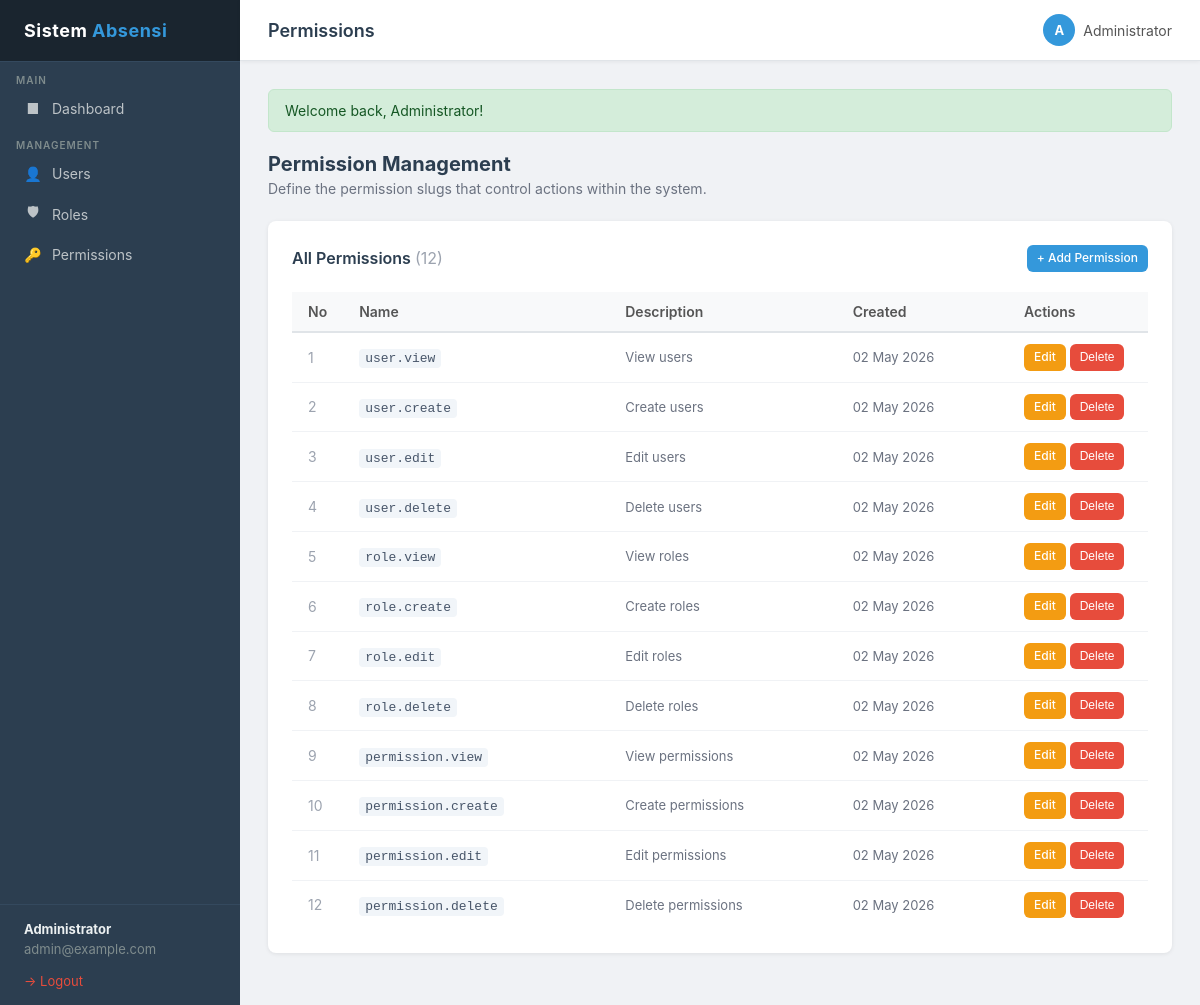
Before: /index.php?page=permissions&action=index (signed in) with the older database file.
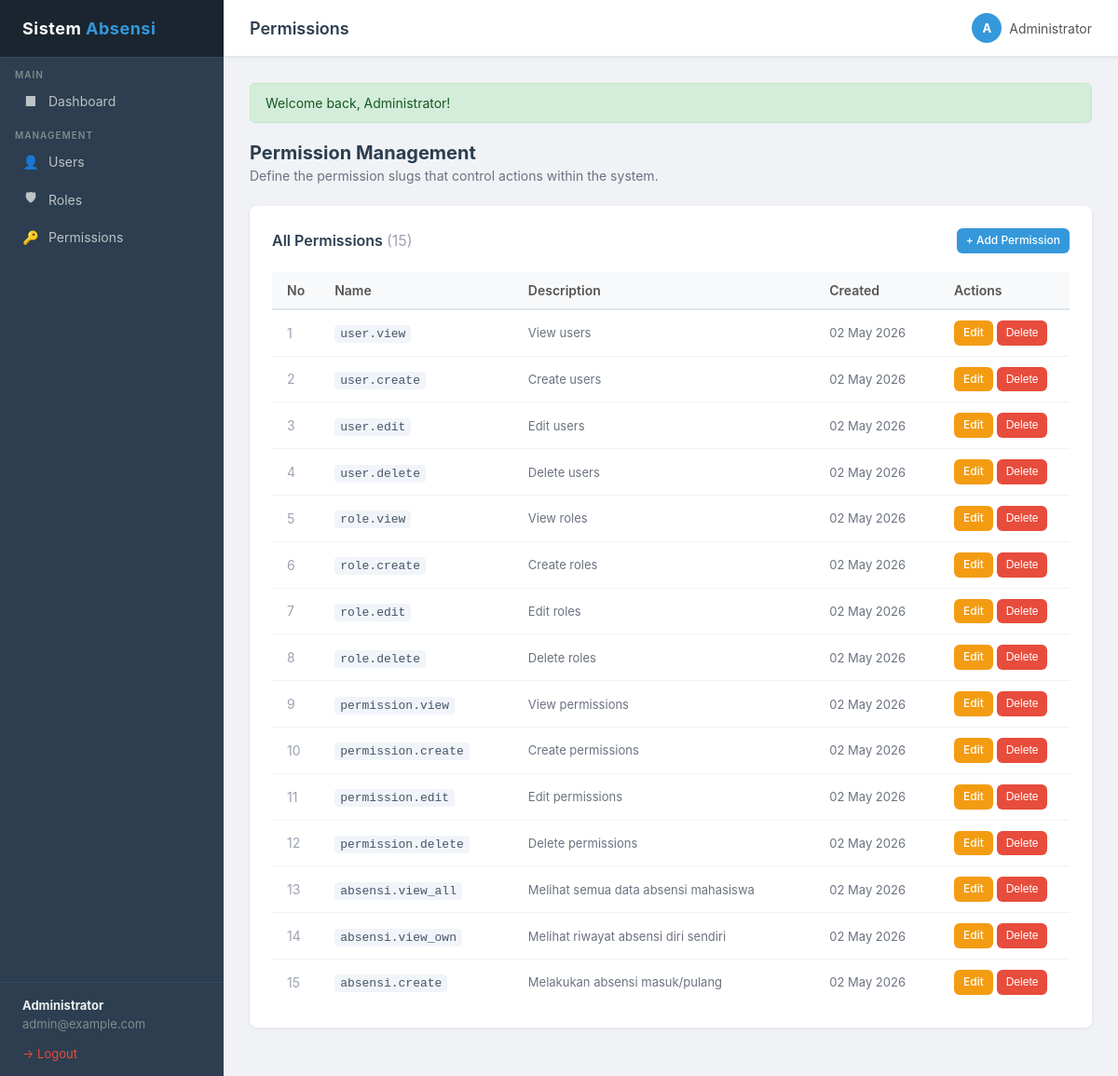
After: the same page with the newer database file.
### tables this page shows
CREATE TABLE IF NOT EXISTS permissions (
    id          INT AUTO_INCREMENT PRIMARY KEY,
    name        VARCHAR(100) UNIQUE NOT NULL,
    description VARCHAR(255),
    created_at  TIMESTAMP DEFAULT CURRENT_TIMESTAMP
);

### controllers/PermissionController.php (called while the page is built, shortened)
<?php
require_once __DIR__ . '/../core/Auth.php';
require_once __DIR__ . '/../models/Permission.php';
class PermissionController {
    public function index(): void {
        $permissions = Permission::findAll();
        require __DIR__ . '/../views/permissions/index.php';
    }
}

### core/Auth.php (called while the page is built, shortened)
<?php
class Auth {
    public static function user(): array|null {
        return $_SESSION['auth_user'] ?? null;
    }
    public static function hasPermission(string $permission): bool {
        $permissions = $_SESSION['auth_permissions'] ?? [];
        return in_array($permission, $permissions, true);
    }
}

### core/Database.php (called while the page is built, shortened)
<?php
class Database {
    private static ?Database $instance = null;
    private PDO $pdo;
    private function __construct() {
        $dsn = 'mysql:host=' . DB_HOST . ';dbname=' . DB_NAME . ';charset=utf8mb4';
        $options = [
            PDO::ATTR_ERRMODE            => PDO::ERRMODE_EXCEPTION,
            PDO::ATTR_DEFAULT_FETCH_MODE => PDO::FETCH_ASSOC,
            PDO::ATTR_EMULATE_PREPARES   => false,
        ];
        try {
            $this->pdo = new PDO($dsn, DB_USER, DB_PASS, $options);
        } catch (PDOException $e) {
            die('Database connection failed: ' . $e->getMessage());
        }
    }
    public static function getInstance(): Database {
        if (self::$instance === null) {
            self::$instance = new self();
        }
        return self::$instance;
    }
    public function query(string $sql, array $params = []): PDOStatement {
        $stmt = $this->pdo->prepare($sql);
        $stmt->execute($params);
        return $stmt;
    }
    public function fetchAll(string $sql, array $params = []): array {
        return $this->query($sql, $params)->fetchAll();
    }
}

### models/Permission.php (called while the page is built, shortened)
<?php
require_once __DIR__ . '/../core/Database.php';
class Permission {
    public static function findAll(): array {
        $db = Database::getInstance();
        return $db->fetchAll('SELECT * FROM permissions ORDER BY id ASC');
    }
}

### views/permissions/index.php (the view, shortened to what this page needs)
<?php
$pageTitle = 'Permissions';
require __DIR__ . '/../../views/layouts/header.php';
?>
<div class="page-header">
    <h2>Permission Management</h2>
    <p>Define the permission slugs that control actions within the system.</p>
</div>
<div class="card">
    <div class="card-header">
        <span class="card-title">All Permissions <span style="color:#9ca3af;font-weight:400;">(<?= count($permissions) ?>)</span></span>
        <?php if (Auth::hasPermission('permission.create')): ?>
        <a href="<?= BASE_URL ?>/index.php?page=permissions&action=create" class="btn btn-primary btn-sm">+ Add Permission</a>
        <?php endif; ?>
    </div>
    <div class="table-responsive">
        <table>
            <thead>
                <tr>
                    <th style="width:50px;">No</th>
                    <th>Name</th>
                    <th>Description</th>
                    <th>Created</th>
                    <th style="width:140px;">Actions</th>
                </tr>
            </thead>
            <tbody>
                <?php if (empty($permissions)): ?>
                <tr>
                    <td colspan="5" style="text-align:center;padding:30px;color:#9ca3af;">
                        No permissions found.
                    </td>
                </tr>
                <?php else: ?>
                <?php foreach ($permissions as $i => $perm): ?>
                <tr>
                    <td style="color:#9ca3af;"><?= $i + 1 ?></td>
                    <td>
                        <code style="background:#f1f5f9;padding:2px 6px;border-radius:4px;font-size:13px;color:#475569;">
                            <?= htmlspecialchars($perm['name']) ?>
                        </code>
                    </td>
                    <td style="color:#6b7280;font-size:13px;">
                        <?= htmlspecialchars($perm['description'] ?: '—') ?>
                    </td>
                    <td style="color:#6b7280;font-size:13px;">
                        <?= date('d M Y', strtotime($perm['created_at'])) ?>
                    </td>
                    <td class="actions">
                        <?php if (Auth::hasPermission('permission.edit')): ?>
                        <a href="<?= BASE_URL ?>/index.php?page=permissions&action=edit&id=<?= $perm['id'] ?>" class="btn btn-warning btn-sm">Edit</a>
                        <?php endif; ?>
                        <?php if (Auth::hasPermission('permission.delete')): ?>
                        <form class="confirm-delete" action="<?= BASE_URL ?>/index.php?page=permissions&action=delete&id=<?= $perm['id'] ?>" method="POST"
                              onsubmit="return confirm('Delete permission \'<?= htmlspecialchars(addslashes($perm['name'])) ?>\'?');">
                            <button type="submit" class="btn btn-danger btn-sm">Delete</button>
                        </form>
                        <?php endif; ?>
                    </td>
                </tr>
                <?php endforeach; ?>
                <?php endif; ?>
            </tbody>
        </table>
    </div>
</div>
<?php require __DIR__ . '/../../views/layouts/sidebar.php'; ?>

### index.php (shortened to what this page needs)
<?php
require_once __DIR__ . '/config/database.php';
require_once __DIR__ . '/core/Database.php';
require_once __DIR__ . '/core/Auth.php';
$page   = $_GET['page']   ?? 'dashboard';
$page   = preg_replace('/[^a-z0-9_\-]/', '', strtolower($page));
switch ($page) {
    case 'permissions':
        require_once __DIR__ . '/controllers/PermissionController.php';
        $controller = new PermissionController();
        match ($action) {
            'index'  => $controller->index(),
            'create' => $controller->create(),
            'store'  => $controller->store(),
            'edit'   => $controller->edit($id),
            'update' => $controller->update($id),
            'delete' => $controller->delete($id),
            default  => $controller->index(),
        };
        break;
}

### views/layouts/header.php (shortened to what this page needs)
<!DOCTYPE html>
<html lang="en">
<head>
</head>
<body>
<?php
$currentPage   = $_GET['page'] ?? 'dashboard';
function isActive(string $page): string {
    global $currentPage;
    return $currentPage === $page ? 'active' : '';
}
$authUser = Auth::user();
$initials = $authUser ? strtoupper(substr($authUser['name'], 0, 1)) : '?';
?>
<aside class="sidebar">
    <a href="<?= BASE_URL ?>/index.php?page=dashboard&action=index" class="sidebar-brand">
        Sistem <span>Absensi</span>
    </a>
    <div class="sidebar-section">Main</div>
    <nav>
        <a href="<?= BASE_URL ?>/index.php?page=dashboard&action=index" class="<?= isActive('dashboard') ?>">
            <i class="icon">&#9632;</i> Dashboard
        </a>
    </nav>
    <?php if (Auth::hasPermission('user.view')): ?>
    <div class="sidebar-section">Management</div>
    <nav>
        <?php if (Auth::hasPermission('user.view')): ?>
        <a href="<?= BASE_URL ?>/index.php?page=users&action=index" class="<?= isActive('users') ?>">
            <i class="icon">&#128100;</i> Users
        </a>
        <?php endif; ?>
        <?php if (Auth::hasPermission('role.view')): ?>
        <a href="<?= BASE_URL ?>/index.php?page=roles&action=index" class="<?= isActive('roles') ?>">
            <i class="icon">&#128737;</i> Roles
        </a>
        <?php endif; ?>
        <?php if (Auth::hasPermission('permission.view')): ?>
        <a href="<?= BASE_URL ?>/index.php?page=permissions&action=index" class="<?= isActive('permissions') ?>">
            <i class="icon">&#128273;</i> Permissions
        </a>
        <?php endif; ?>
    </nav>
    <?php endif; ?>
    <div class="sidebar-footer">
        <strong><?= htmlspecialchars($authUser['name'] ?? '') ?></strong>
        <?= htmlspecialchars($authUser['email'] ?? '') ?>
        <br><br>
        <a href="<?= BASE_URL ?>/index.php?page=auth&action=logout">&#8594; Logout</a>
    </div>
</aside>
<div class="main-wrapper">
    <div class="topbar">
        <h1><?= htmlspecialchars($pageTitle ?? 'Dashboard') ?></h1>
        <div class="user-info">
            <div class="avatar"><?= $initials ?></div>
            <span><?= htmlspecialchars($authUser['name'] ?? '') ?></span>
        </div>
    </div>
    <div class="content">
<?php
if (!empty($_SESSION['flash'])):
    $flash = $_SESSION['flash'];
?>
        <div class="flash <?= htmlspecialchars($flash['type']) ?>">
            <?= $flash['message'] ?>
        </div>
<?php endif; ?>

### views/layouts/sidebar.php
</div>
</div>
</body>
</html>

### views/layouts/header.php (style rules this page uses)
*, *::before, *::after { box-sizing: border-box; margin: 0; padding: 0; }
body { font-family: -apple-system, BlinkMacSystemFont, 'Segoe UI', Roboto, Oxygen, sans-serif; background: #f0f2f5; color: #333; display: flex; min-height: 100vh; }
.sidebar { width: 240px; min-height: 100vh; background: #2c3e50; color: #ecf0f1; display: flex; flex-direction: column; flex-shrink: 0; position: fixed; top: 0; left: 0; bottom: 0; }
.sidebar-brand { padding: 20px 24px; font-size: 18px; font-weight: 700; letter-spacing: 0.5px; border-bottom: 1px solid #34495e; background: #1a252f; text-decoration: none; color: #fff; display: block; }
.sidebar-brand span { color: #3498db; }
.sidebar-section { padding: 12px 16px 4px; font-size: 10px; text-transform: uppercase; letter-spacing: 1px; color: #7f8c8d; font-weight: 600; }
.sidebar nav a { display: flex; align-items: center; gap: 10px; padding: 10px 24px; color: #bdc3c7; text-decoration: none; font-size: 14px; transition: background 0.15s, color 0.15s; }
.sidebar nav a .icon { width: 18px; text-align: center; font-style: normal; }
.sidebar-footer { margin-top: auto; padding: 16px 24px; border-top: 1px solid #34495e; font-size: 13px; color: #7f8c8d; }
.sidebar-footer strong { display: block; color: #ecf0f1; margin-bottom: 4px; }
.sidebar-footer a { color: #e74c3c; text-decoration: none; font-size: 13px; }
.main-wrapper { margin-left: 240px; flex: 1; display: flex; flex-direction: column; min-height: 100vh; }
.topbar { background: #fff; padding: 14px 28px; border-bottom: 1px solid #e0e4e8; display: flex; align-items: center; justify-content: space-between; position: sticky; top: 0; z-index: 100; box-shadow: 0 1px 4px rgba(0,0,0,0.06); }
.topbar h1 { font-size: 18px; font-weight: 600; color: #2c3e50; }
.topbar .user-info { display: flex; align-items: center; gap: 8px; font-size: 14px; color: #555; }
.topbar .user-info .avatar { width: 32px; height: 32px; border-radius: 50%; background: #3498db; color: #fff; display: flex; align-items: center; justify-content: center; font-weight: 700; font-size: 13px; }
.content { padding: 28px; flex: 1; }
.flash { padding: 12px 16px; border-radius: 6px; margin-bottom: 20px; font-size: 14px; display: flex; align-items: flex-start; gap: 8px; }
.flash.success { background: #d4edda; color: #155724; border: 1px solid #c3e6cb; }
.card { background: #fff; border-radius: 8px; box-shadow: 0 1px 4px rgba(0,0,0,0.08); padding: 24px; margin-bottom: 24px; }
.card-header { display: flex; align-items: center; justify-content: space-between; margin-bottom: 20px; }
.card-title { font-size: 16px; font-weight: 600; color: #2c3e50; }
.table-responsive { overflow-x: auto; }
table { width: 100%; border-collapse: collapse; font-size: 14px; }
thead th { background: #f8f9fa; padding: 11px 16px; text-align: left; font-weight: 600; color: #555; border-bottom: 2px solid #e0e4e8; white-space: nowrap; }
tbody td { padding: 11px 16px; border-bottom: 1px solid #f0f2f5; vertical-align: middle; }
tbody tr:last-child td { border-bottom: none; }
.btn { display: inline-flex; align-items: center; gap: 6px; padding: 8px 16px; border-radius: 6px; border: none; cursor: pointer; font-size: 13px; font-weight: 500; text-decoration: none; transition: opacity 0.15s, background 0.15s; line-height: 1.4; }
.btn-primary { background: #3498db; color: #fff; }
.btn-warning { background: #f39c12; color: #fff; }
.btn-danger { background: #e74c3c; color: #fff; }
.btn-sm { padding: 5px 10px; font-size: 12px; }
.page-header { margin-bottom: 24px; }
.page-header h2 { font-size: 20px; font-weight: 700; color: #2c3e50; }
.page-header p { font-size: 14px; color: #6b7280; margin-top: 4px; }
.actions { white-space: nowrap; }
.confirm-delete { display: inline; }

Changed rows visible on the page:
added permissions: name "absensi.view_all", description "Melihat semua data absensi mahasiswa", created_at "02 May 2026"
added permissions: name "absensi.view_own", description "Melihat riwayat absensi diri sendiri", created_at "02 May 2026"
added permissions: name "absensi.create", description "Melakukan absensi masuk/pulang", created_at "02 May 2026"
Other visible differences:
count($permissions): "12" → "15"
